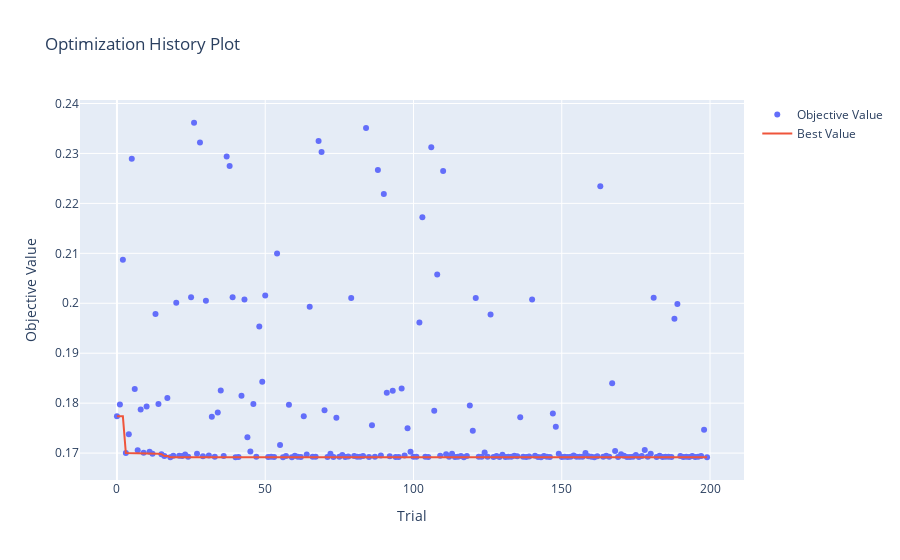

The notebook cell this image was saved under:
### Code cell
# History of optimization

optuna.visualization.plot_optimization_history(study)

### Figure 1 — Plotly figure (JSON) as saved in the notebook; plotly's stock layout.template omitted (floating-point values rounded to 4 significant figures; data arrays with more than 128 entries replaced by an {"elided": "..."} marker saying what was removed)
{"data": [{"mode": "markers", "name": "Objective Value", "type": "scatter", "x": {"elided": "200 int values"}, "y": {"elided": "200 float values"}}, {"mode": "lines", "name": "Best Value", "type": "scatter", "x": {"elided": "200 int values"}, "y": {"elided": "200 float values"}}, {"marker": {"color": "#cccccc"}, "mode": "markers", "name": "Infeasible Trial", "showlegend": false, "type": "scatter", "x": [], "y": []}], "layout": {"title": {"text": "Optimization History Plot"}, "xaxis": {"title": {"text": "Trial"}}, "yaxis": {"title": {"text": "Objective Value"}}}}
